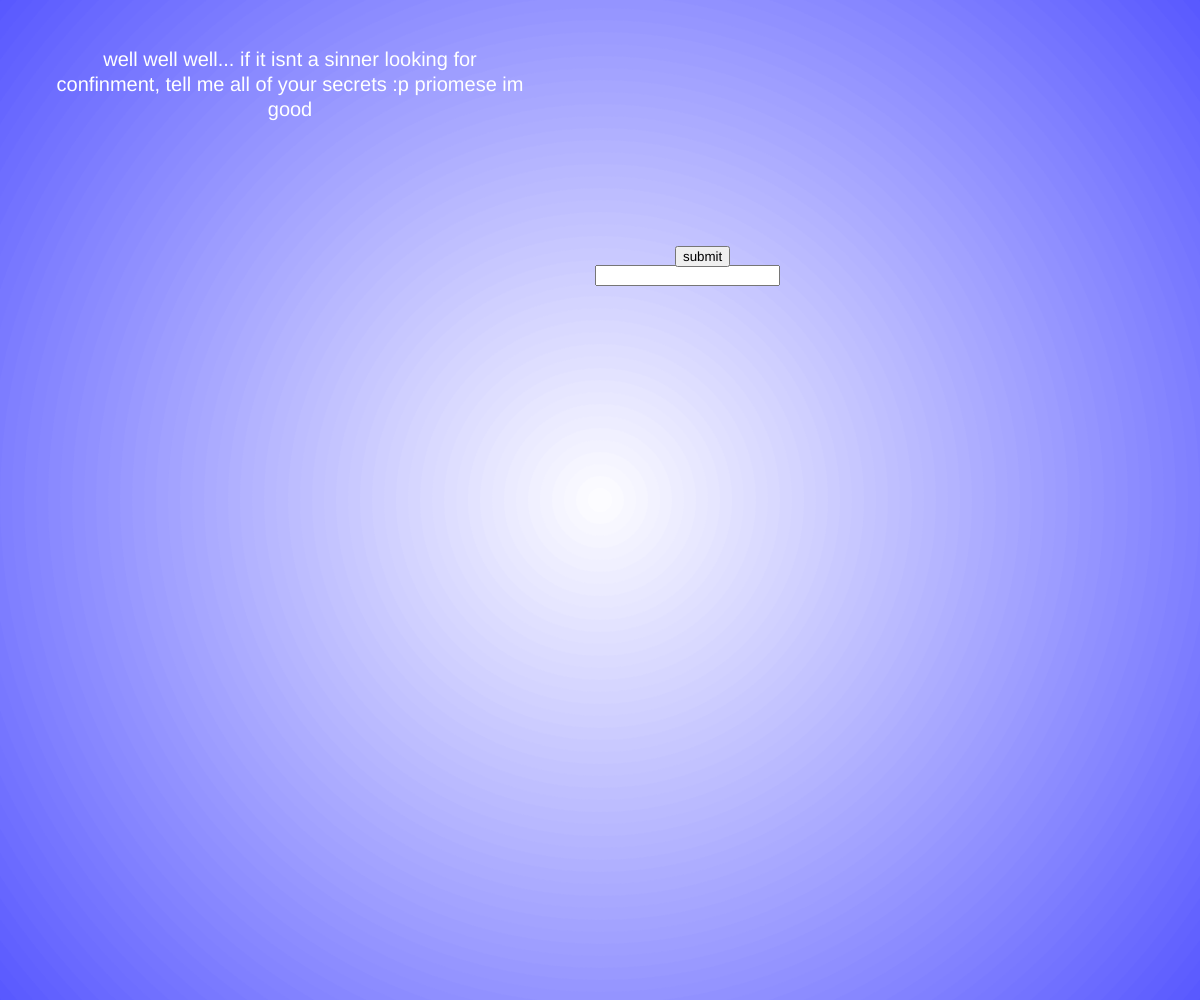
Frame 1 (no input)
Frame 60 (no input): identical to frame 1, image omitted
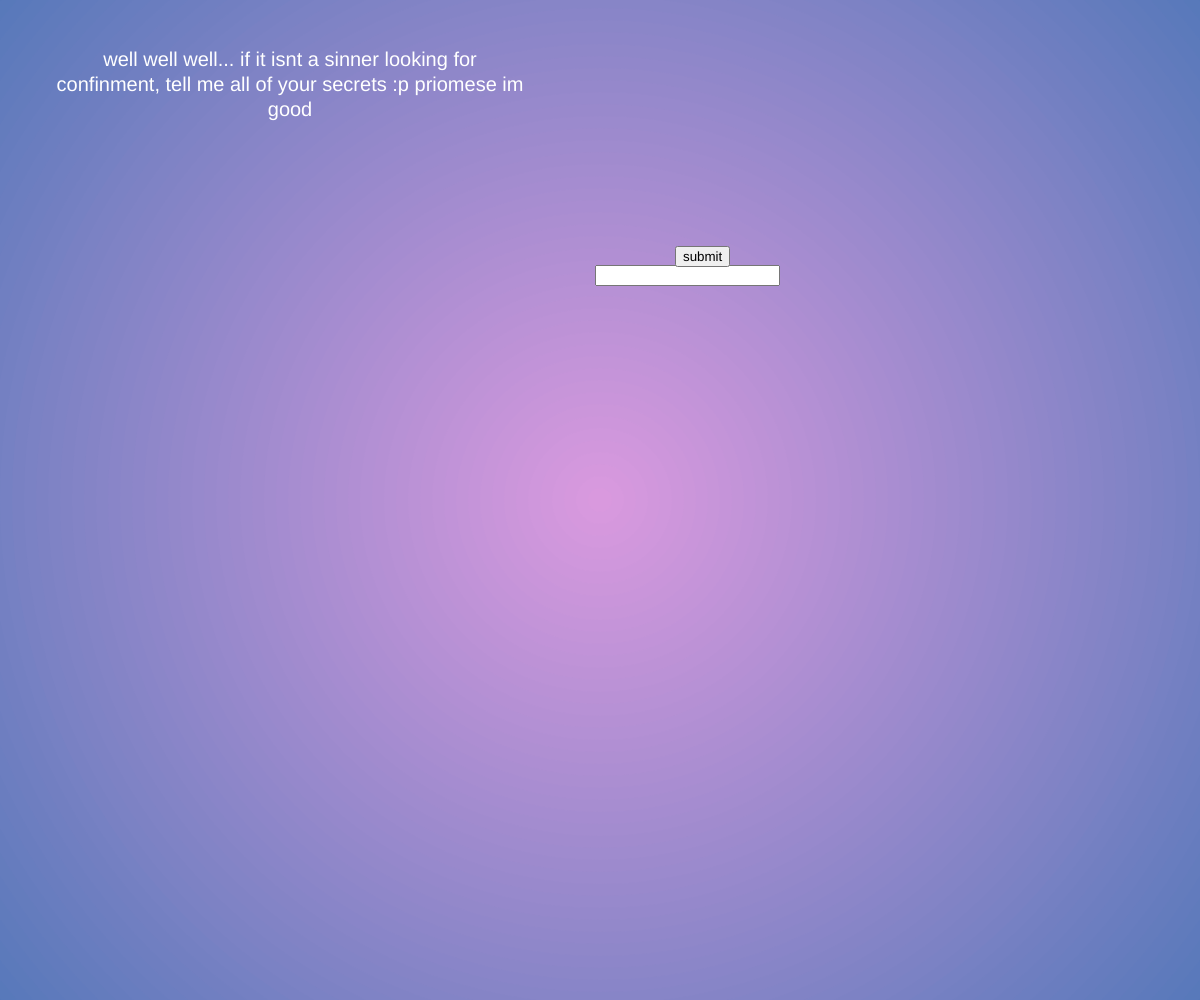
Frame 120 (the mouse pressed at the canvas centre since frame 60)

The p5.js sketch that drew these frames (run headless with seeded random() and noise() and a simulated clock; from frame 60 on, the mouse is pressed at the canvas centre):

// p5.js sketch
// ── sketch.js
// Adapted from p5's radial gradient example
// https://editor.p5js.org/p5/sketches/Color:_Radial_Gradient
// or try in the wayback machine:
// https://p5js.org/examples/color-radial-gradient.html

let dim;
let c1;
let c2;
let c3;
let c4;

let nameInput;
let button;
let greeting;

function setup() {
  const canvas = createCanvas(windowWidth, windowHeight);

  canvas.position(0, 0);
  canvas.style("position", "fixed");
  canvas.style("z-index", "0");
  canvas.style("pointer-events", "none");

  // Reduces work on high-resolution screens.
  pixelDensity(1);

  // 20 frames per second is plenty for this background.
  frameRate(20);

  dim = Math.max(width, height) * 2;

  noStroke();
  ellipseMode(RADIUS);

  c1 = color("white");
  c2 = color("blue");
  c3 = color(random(255), random(255), random(255));
  c4 = color(random(100), random(255), random(255));

  greeting = createElement("h2", "");
  greeting.position(20, 5);
  greeting.style("z-index", "20");

  nameInput = createInput();
  nameInput.position(595, 265);
  nameInput.style("z-index", "20");

  button = createButton("submit");
  button.position(490 + nameInput.width, 246);
  button.style("z-index", "20");

  button.mousePressed(greet);
  nameInput.changed(greet);
}

function draw() {
  background(0);

  const horizontalAmount = constrain(mouseX / width, 0, 1);
  const verticalAmount = constrain(mouseY / height, 0, 1);

  drawGradient(
    width / 2,
    height / 2,
    lerpColor(c1, c3, horizontalAmount),
    lerpColor(c2, c4, verticalAmount)
  );

  fill(255);
  textAlign(CENTER);
  textSize(20);

  text(
    "well well well... if it isnt a sinner looking for confinment, tell me all of your secrets :p priomese im good",
    50,
    50,
    480,
    500
  );
}

function drawGradient(x, y, innerColour, outerColour) {
  const radius = dim / 2;

  // Previously this decreased by 1.
  // Decreasing by 12 draws about 12× fewer circles.
  for (let r = radius; r > 0; r -= 12) {
    const gradientColour = lerpColor(
      innerColour,
      outerColour,
      r / radius
    );

    fill(gradientColour);
    circle(x, y, r);
  }
}

function keyPressed() {
  c1 = color(random(255), random(255), random(255));
  c2 = color(random(255), random(255), random(255));
  c3 = color(random(255), random(255), random(255));
  c4 = color(random(255), random(255), random(255));
}

function greet() {
  const name = nameInput.value();

  greeting.html(`Hello, ${name}!`);
  nameInput.value("");
}

function windowResized() {
  resizeCanvas(windowWidth, windowHeight);
  dim = Math.max(width, height) * 2;
}


// ── script.js
window.alert("we . ... ..due");
window.alert("we had to shut down your laptop due");
window.alert("due to we had to");
window.alert("we had to shut down your laptop due to u misbehaving….           now ur forced to go to     sleep.               There is no mercy for. .. .…       .   Only a chat bot at the end of the screen. .. the other side, I mean. It'll put u to sleep fr !!! ….. .");
